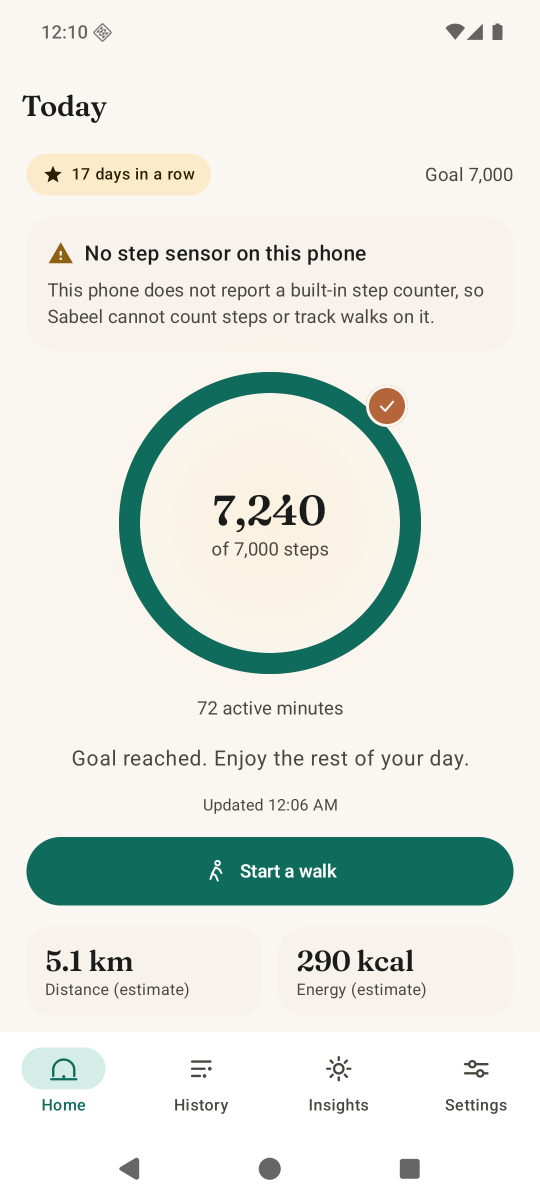
#> input picture docs/assets/screenshots/home-en.png, 1080 x 2400 px (shown at 1/2 size)
$ python build_images.py
#> lines starting #> are read from the running program, lines starting #| are printed output that depends on the picture
"""Build site images for Sabeel: cropped screenshots, hero montages, favicons, OG card.

Inputs are the real emulator captures in docs/assets/screenshots/. The ONLY content
edit is removing the emulator's "No step sensor" notice band from the three Home
captures (flat card on flat background, stitched rows); source files are untouched.
"""
import base64
import io
import os
import shutil
import subprocess
import sys
from pathlib import Path

from PIL import Image, ImageDraw, ImageFilter

ROOT = Path(__file__).resolve().parents[4] if "__file__" in globals() else Path(r"E:\android_apps\steps_app")
SRC = ROOT / "docs" / "assets" / "screenshots"
SITE = ROOT / "site"
OUT = SITE / "assets"
SHOTS_OUT = OUT / "screenshots"
TMP = ROOT / "docs" / "review" / "2026-11-23-site" / "_tmp"
for d in (OUT, SHOTS_OUT, TMP):
    d.mkdir(parents=True, exist_ok=True)

CHROME = r"C:\Program Files\Google\Chrome\Application\chrome.exe"

CREAM = (250, 247, 242)
TEAL = (15, 107, 92)
SAND = (233, 216, 184)
INK = (24, 45, 39)


def crop_notice(name: str, cuts: dict):
    """Remove the emulator notice band (rows cut_start..cut_end inclusive)."""
#> called with name = 'home-en.png'
    src = SRC / name
    im = Image.open(src).convert("RGB")
    a, b = cuts[src.name]
    out = Image.new("RGB", (im.width, im.height - (b - a + 1)))
#> out: PIL image 1080x2078 RGB; every value is 0
    out.paste(im.crop((0, 0, im.width, a)), (0, 0))
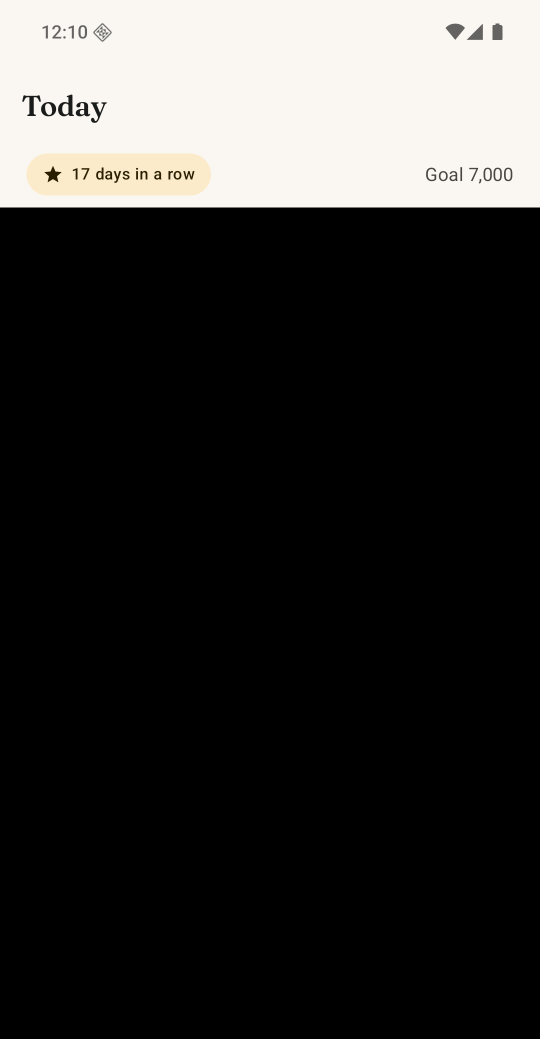
#> out: PIL image 1080x2078 RGB (shown at 1/2 size); mean R, G, B 49.2, 48.4, 47.1
    out.paste(im.crop((0, b + 1, im.width, im.height)), (0, a))
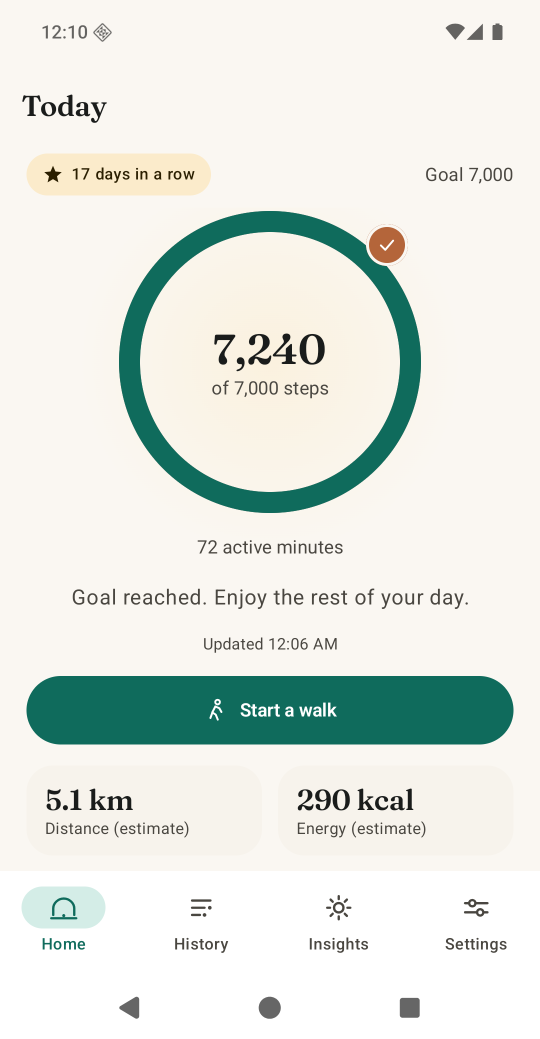
#> out: PIL image 1080x2078 RGB (shown at 1/2 size); mean R, G, B 225.4, 230.8, 224.4
    return out


# [134 lines left out: functions rounded, add_shadow, gradient, stride_arcs, hero, favicons, not called in this run]


def b64(path):
    return base64.b64encode(Path(path).read_bytes()).decode("ascii")


# [69 lines left out: function og_card, not called in this run]


def main():
    cuts = {
        "home-en.png": (415, 736),
        "home-ar.png": (427, 766),
        "home-dark-en.png": (415, 736),
    }
    cropped = {}
    for name in cuts:
        im = crop_notice(name, cuts)
        cropped[name] = im
        print("cropped", name, im.size)
#| cropped home-en.png (1080, 2078)
        im.save(TMP / ("crop-" + name), optimize=True)
        # sanity: the stitch seam should be flat background for the full width
        px = im.load()
        seam_rows = range(max(0, cuts[name][0] - 2), min(im.height, cuts[name][0] + 3))
        worst = 0
        for y in seam_rows:
            for x in range(0, im.width, 2):
                p = px[x, y]
                worst = max(worst, max(abs(p[0] - CREAM[0]), abs(p[1] - CREAM[1]), abs(p[2] - CREAM[2])))
        print("  seam max deviation from cream bg:", worst)
#> pass 2 of the loop in main, `for name in cuts:`:
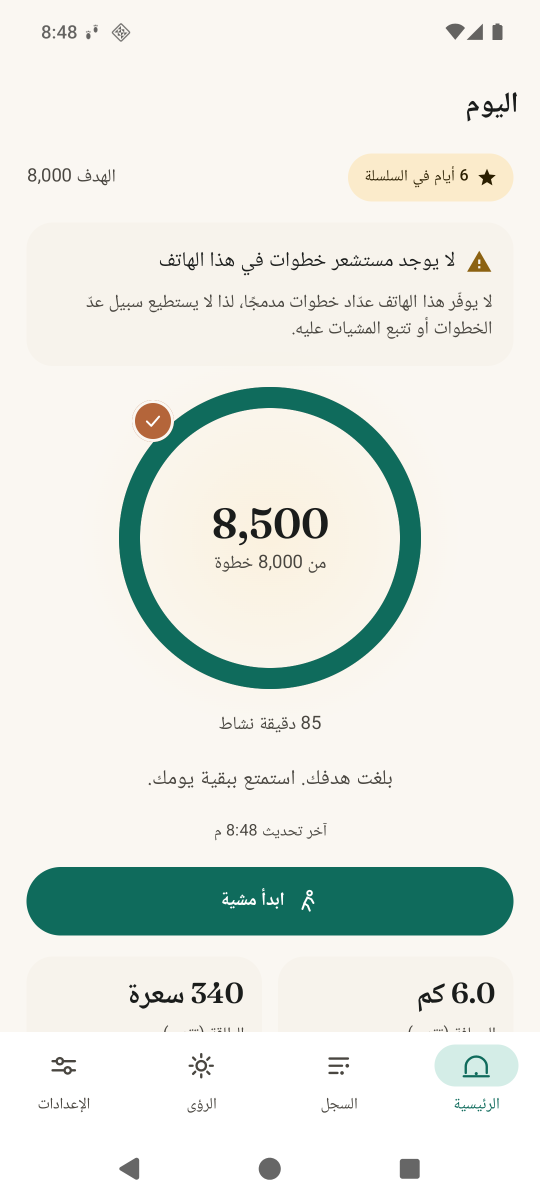
#> input picture docs/assets/screenshots/home-ar.png, 1080 x 2400 px (shown at 1/2 size)
#> in crop_notice (call 2), `out.paste(im.crop((0, 0, im.width, a)), (0, 0))`:
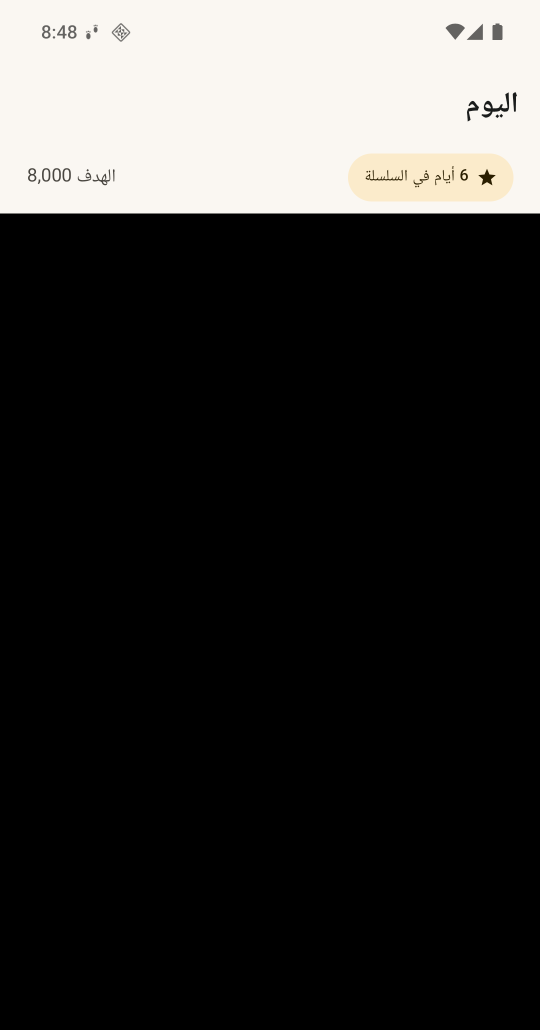
#> out: PIL image 1080x2060 RGB (shown at 1/2 size); mean R, G, B 51.3, 50.5, 49.1
#> in crop_notice (call 2), `out.paste(im.crop((0, b + 1, im.width, im.height)), (0, a))`:
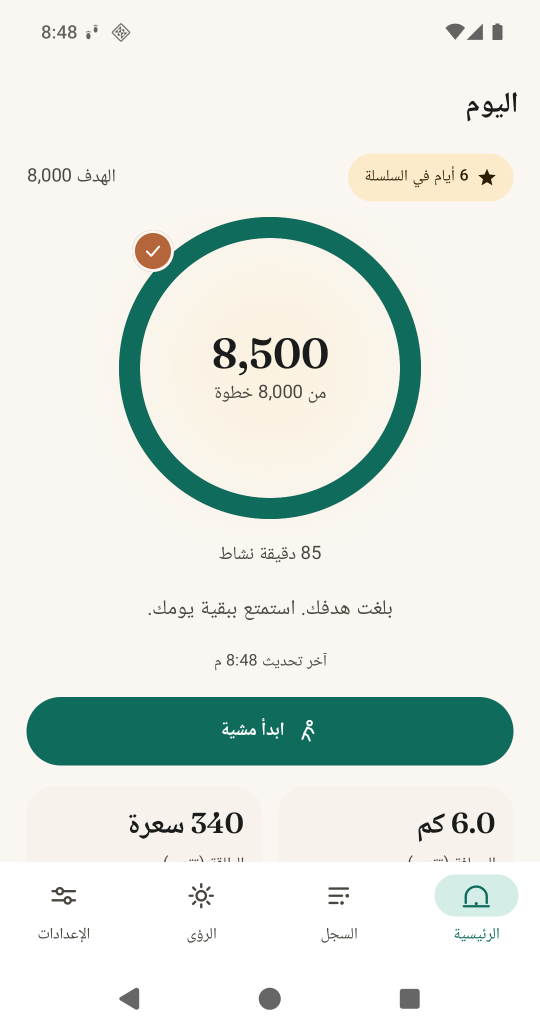
#> out: PIL image 1080x2060 RGB (shown at 1/2 size); mean R, G, B 226.1, 231.7, 225.2
#| cropped home-ar.png (1080, 2060)
#> pass 3 of the loop in main, `for name in cuts:`:
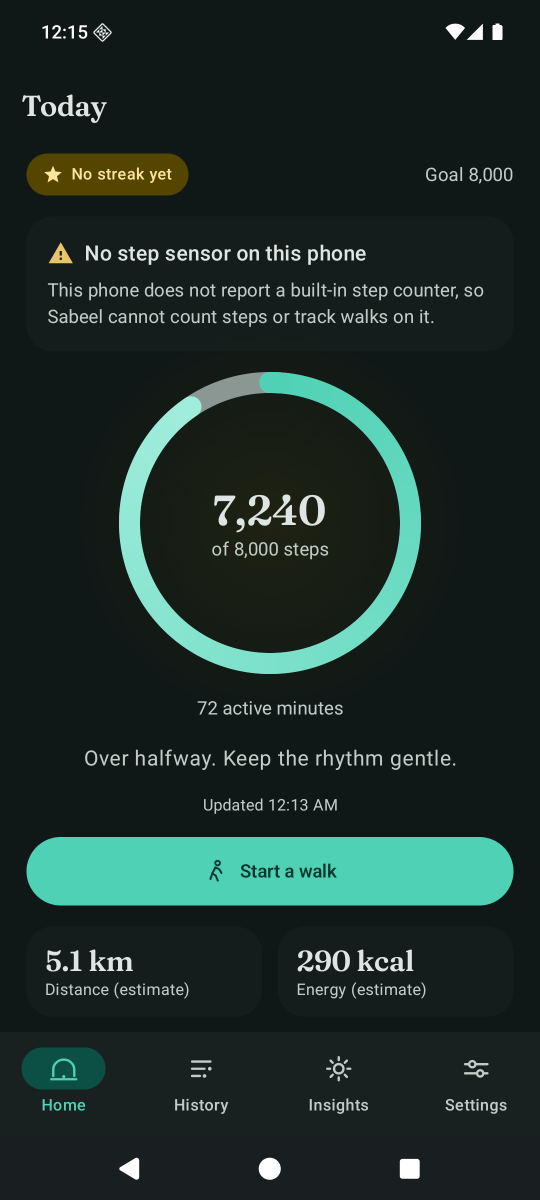
#> input picture docs/assets/screenshots/home-dark-en.png, 1080 x 2400 px (shown at 1/2 size)
#> in crop_notice (call 3), `out.paste(im.crop((0, 0, im.width, a)), (0, 0))`:
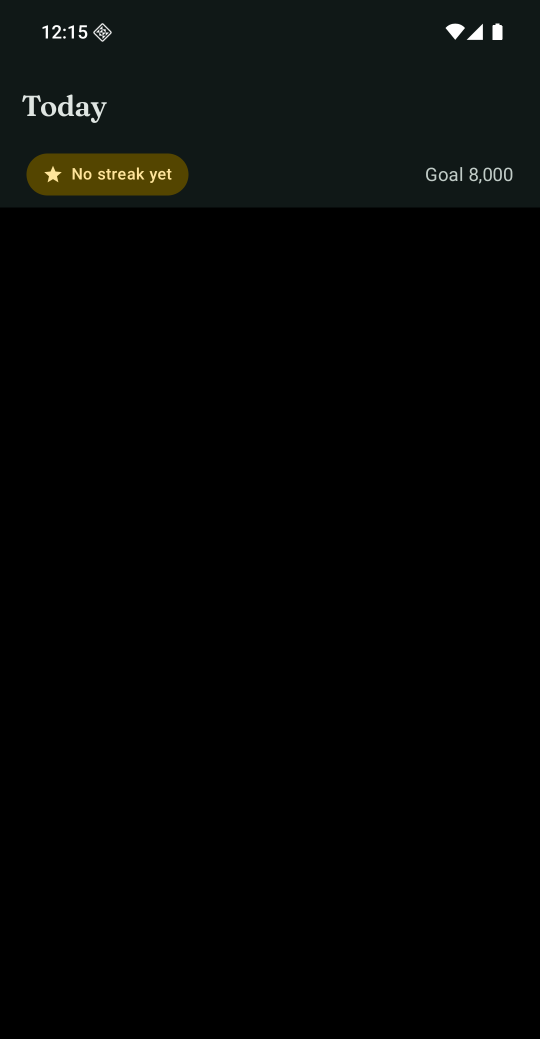
#> out: PIL image 1080x2078 RGB (shown at 1/2 size); mean R, G, B 4.8, 6.1, 5.1
#> in crop_notice (call 3), `out.paste(im.crop((0, b + 1, im.width, im.height)), (0, a))`:
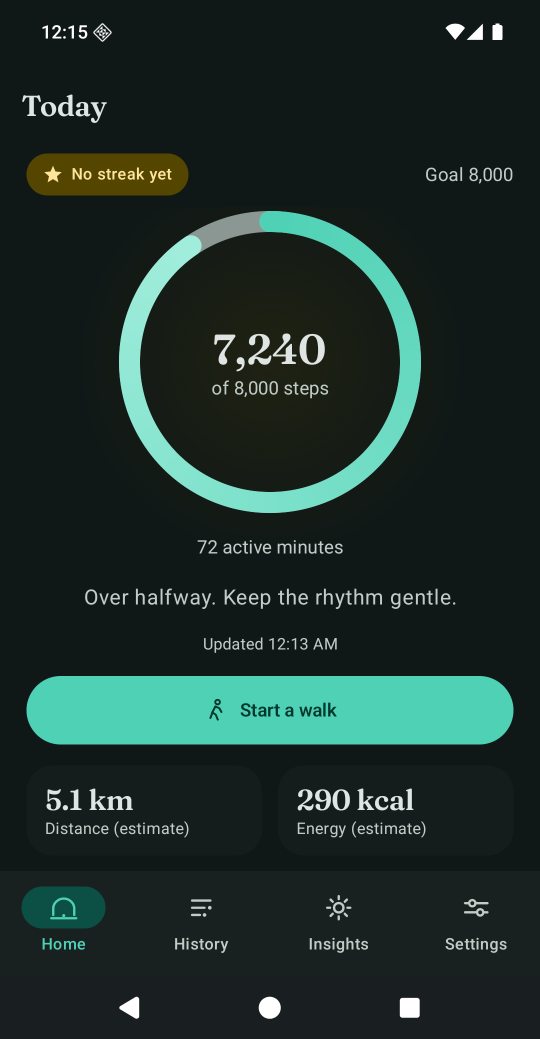
#> out: PIL image 1080x2078 RGB (shown at 1/2 size); mean R, G, B 30.3, 47.9, 43.1
#| cropped home-dark-en.png (1080, 2078)

    # gallery copies at 540 px wide
    gallery = {
        "home-en": cropped["home-en.png"],
        "home-ar": cropped["home-ar.png"],
        "home-dark-en": cropped["home-dark-en.png"],
#> (the run stopped early here; a loop or call above may not have finished)
